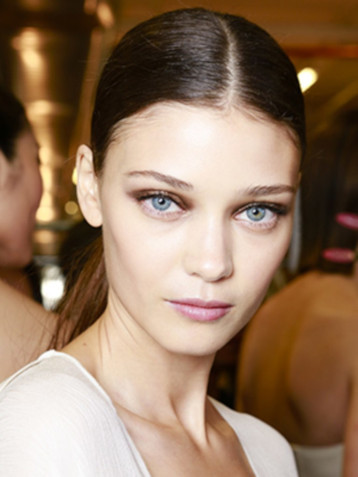
#> input picture computer_vision/task_01/face.jpg, 358 x 477 px
$ python face.py
#> lines starting #> are read from the running program, lines starting #| are printed output that depends on the picture; after the words box and inside, x2 and y2 are one past the last pixel; in counts of white or black regions, pixels touching at a corner belong together
import cv2

rgb = cv2.imread('face.jpg', cv2.IMREAD_COLOR)
#> rgb is the input picture: shape (477, 358, 3); mean B, G, R 97.8, 120.8, 148.3
gray = cv2.cvtColor(rgb, cv2.COLOR_BGR2GRAY)
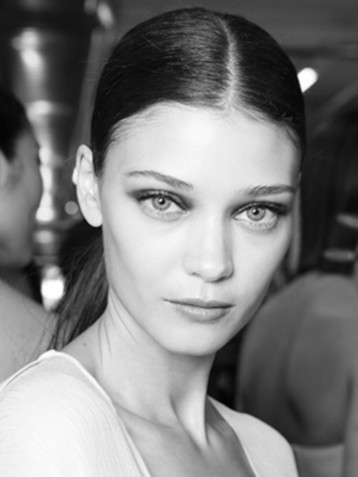
#> gray: shape (477, 358); min 0, max 255, mean 126.4
face_cascade = cv2.CascadeClassifier('./haarcascade_frontalface_default.xml')
faces = face_cascade.detectMultiScale(gray, 1.2, 5)
#> faces = [[89, 115, 236, 236]]

for (x, y, w, h) in faces:
    cv2.rectangle(rgb, (x, y), (x + w, y + h), (255, 0, 0), 2)
#> this loop made 1 pass
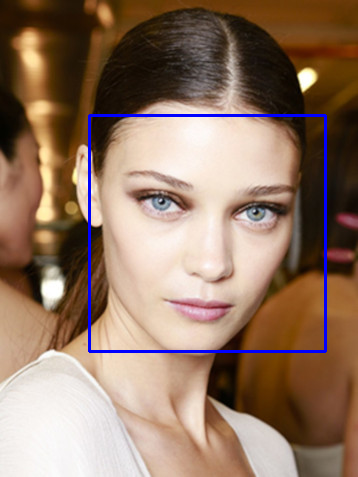
#> rgb: shape (477, 358, 3); 1.66% of pixels changed, all inside (x1, y1, x2, y2) = (88, 114, 327, 353)

cv2.imshow('rgb', rgb)
while True:
    if 0xFF & cv2.waitKey(1) == ord('q'):
#> (key q is pressed here)
        break
cv2.destroyAllWindows()
